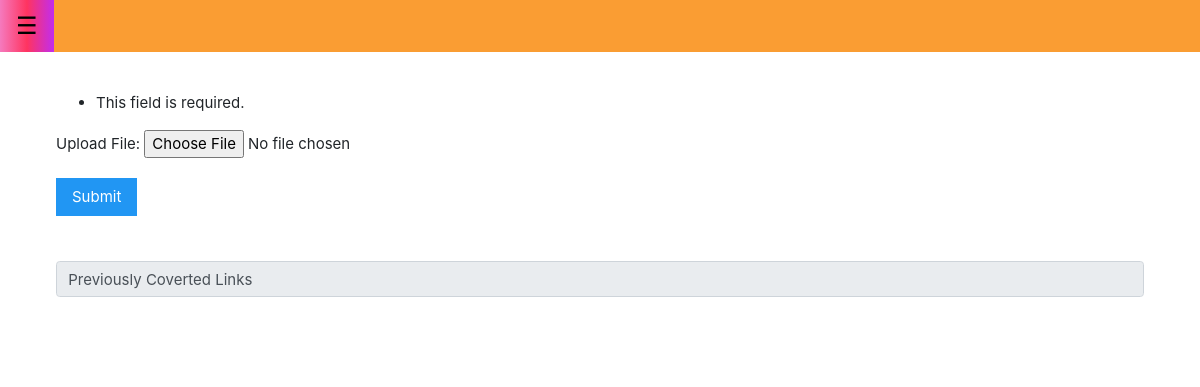
The page /files2links (signed in) on the database as committed earlier.
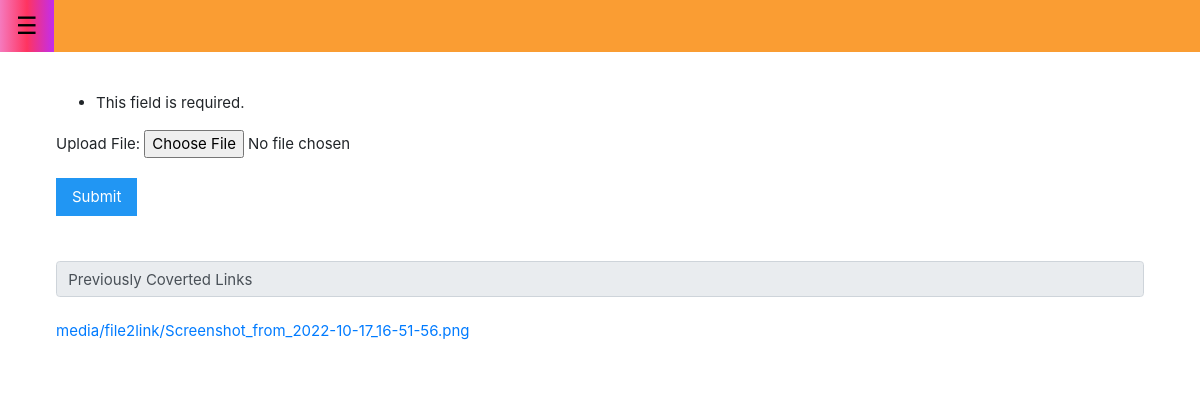
The same page on the database as committed later.
### accounts/models.py (models this page shows)
class file2links(models.Model):
    username=models.CharField(max_length=220,blank=True)
    Upload_File=models.FileField(upload_to='file2link')

### accounts/views.py (the view)
# urls.py: path('files2links', views.files2links, name='views.files2links'),
def files2links(request):
    form = file2link(request.POST,request.FILES)
    if form.is_valid():
        form.save()
        form = file2link()
    context = {
        'files': file2links.objects.all(),
        'form': form
    }
    return render(request,'file2links.html',context)

### accounts/forms.py
class file2link(forms.ModelForm):
    class Meta:
        model = file2links
        fields = [
            "username",
            "Upload_File",
        ]
        widgets = {
            "username": forms.HiddenInput(),
        }

### Templates/file2links.html (shortened to what this page needs)
{% extends 'home.html' %}
  {% block content %}
<form action="files2links" method='POST' enctype="multipart/form-data">
{{ form.as_p}}
<button type="submit" class="w3-button w3-blue" name="username" value ="{{user.get_username}}">Submit</button>
</form>
<br><br>
<input class="form-control" type="text" value="Previously Coverted Links" readonly><br>
{% for i in files reversed %}
{% if i.username == user.get_username %}
<a href="media/{{i.Upload_File}}">media/{{i.Upload_File}}</a> <br>
{% endif %}
{% endfor %}
   {% endblock content %}

Rows that differ between the two databases and show on the page:
added file2links: Upload_File "file2link/Screenshot_from_2022-10-17_16-51-56.png"
